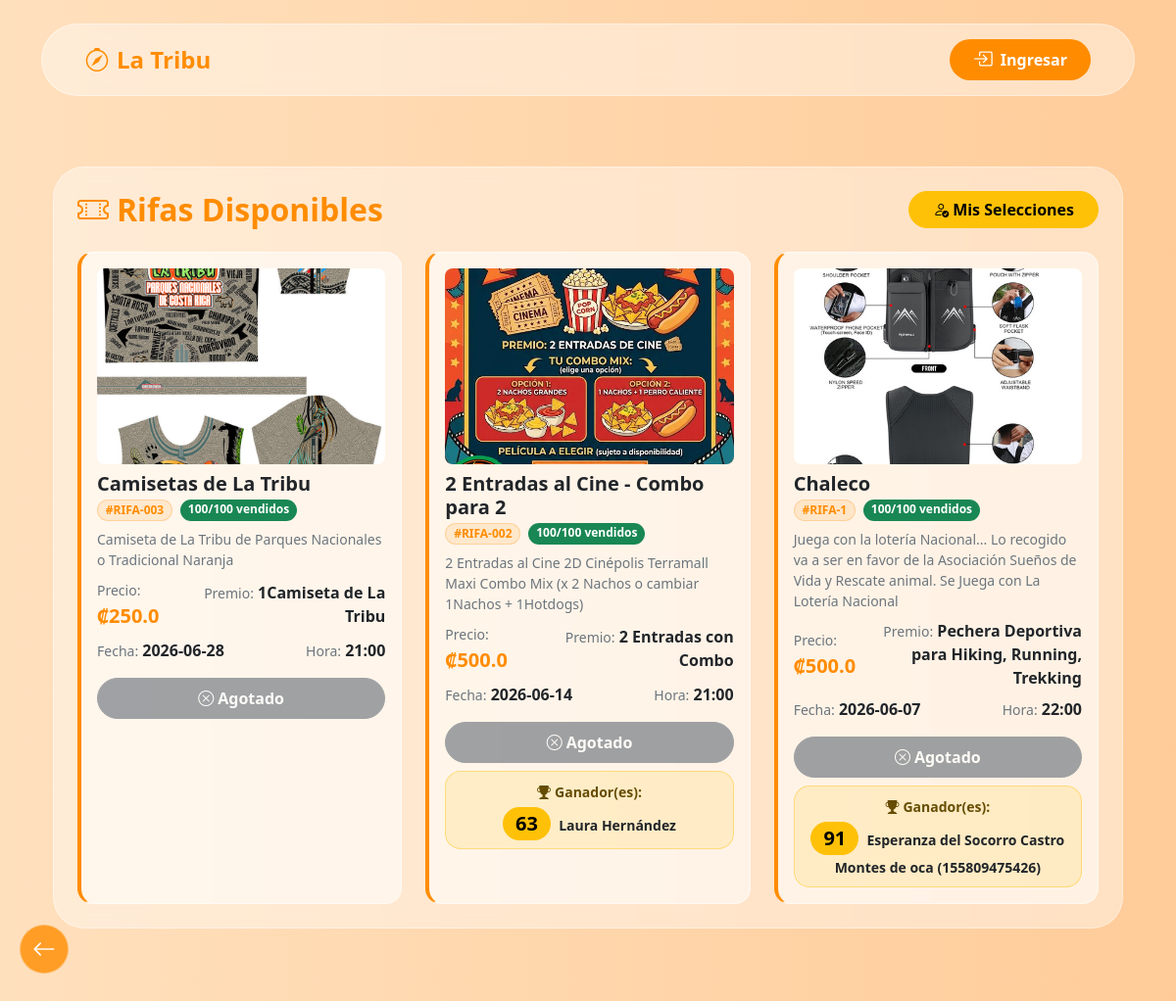
Before: /rifas with the older database file.
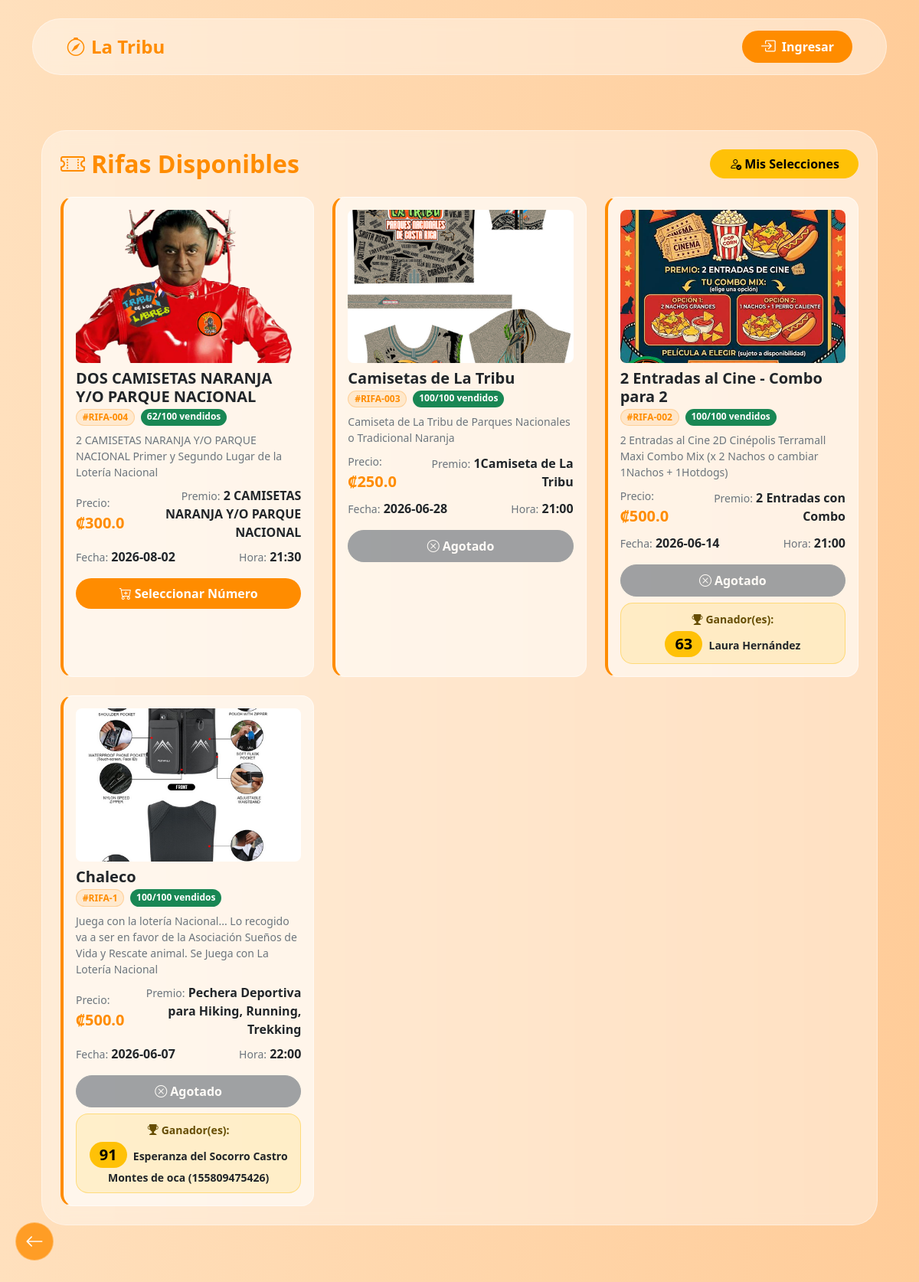
After: the same page with the newer database file.
### models_rifas.py (models this page shows)
class Raffle(db.Model):
    __tablename__ = 'raffle'
    id = db.Column(db.Integer, primary_key=True)
    raffle_number = db.Column(db.String(50), unique=True, nullable=False)
    name = db.Column(db.String(200), nullable=False)
    price = db.Column(db.Float, nullable=False)
    prize = db.Column(db.String(500), nullable=False)
    detail = db.Column(db.Text, nullable=False)
    raffle_date = db.Column(db.Date, nullable=False)
    raffle_time = db.Column(db.String(50))
    image_filename = db.Column(db.String(255), nullable=False)
    winning_numbers = db.Column(db.Text, default='[]')
    sinpe_name_default = db.Column(db.String(200))
    sinpe_phone_default = db.Column(db.String(50))
    created_at = db.Column(db.DateTime, default=datetime.utcnow)
    is_active = db.Column(db.Boolean, default=True)
    selections = db.relationship('RaffleSelection', backref='raffle', lazy=True, cascade='all, delete-orphan')

class RaffleSelection(db.Model):
    __tablename__ = 'raffle_selection'
    id = db.Column(db.Integer, primary_key=True)
    raffle_id = db.Column(db.Integer, db.ForeignKey('raffle.id'), nullable=False)
    number = db.Column(db.String(5), nullable=False)
    customer_name = db.Column(db.String(200), nullable=False)
    customer_phone = db.Column(db.String(50), nullable=False)
    customer_cedula = db.Column(db.String(50))
    pin = db.Column(db.String(10), nullable=False)
    selection_password = db.Column(db.String(100), nullable=False, default='', server_default='')
    created_at = db.Column(db.DateTime, default=datetime.utcnow)
    is_canceled = db.Column(db.Boolean, default=False)
    is_paid = db.Column(db.Boolean, default=False)
    payment_method = db.Column(db.String(50), default='No especificado')
    sinpe_name = db.Column(db.String(200))
    sinpe_phone = db.Column(db.String(50))
    __table_args__ = (db.UniqueConstraint('raffle_id', 'number', name='_raffle_number_uc'),)

### routes/rifas_public.py (the view)
@bp.route('/rifas')
def list_rifas():
    all_rifas = Raffle.query.all()
    stats_meta = stats_recaudado = 0
    for r in all_rifas:
        stats_meta += 100 * r.price
        vendidos = RaffleSelection.query.filter_by(raffle_id=r.id, is_canceled=False).count()
        stats_recaudado += vendidos * r.price
    stats = {
        'total_rifas': len(all_rifas),
        'activas':     sum(1 for r in all_rifas if r.is_active),
        'cerradas':    sum(1 for r in all_rifas if not r.is_active),
        'meta':        stats_meta,
        'recaudado':   stats_recaudado,
        'pendiente':   stats_meta - stats_recaudado,
        'porcentaje':  round(stats_recaudado / stats_meta * 100, 1) if stats_meta > 0 else 0,
    }
    rifas = Raffle.query.filter_by(is_active=True).order_by(Raffle.raffle_date.desc()).all()
    raffle_data = []
    for r in rifas:
        total_sold = RaffleSelection.query.filter_by(raffle_id=r.id, is_canceled=False).count()
        try:
            winners = json.loads(r.winning_numbers) if r.winning_numbers else []
        except Exception:
            winners = []
        winners_info = []
        for num in winners:
            sel = RaffleSelection.query.filter_by(raffle_id=r.id, number=num, is_canceled=False).first()
            winners_info.append({'number': num, 'name': sel.customer_name if sel else 'Sin asignar'})
        raffle_data.append({
            'id': r.id, 'raffle_number': r.raffle_number, 'name': r.name,
            'price': r.price, 'prize': r.prize, 'detail': r.detail,
            'raffle_date': r.raffle_date.strftime('%Y-%m-%d') if r.raffle_date else '',
            'raffle_time': r.raffle_time, 'image_filename': r.image_filename,
            'winning_numbers': winners, 'winners_info': winners_info,
            'total_sold': total_sold, 'total_available': 100 - total_sold
        })
    return render_template('rifas.html', rifas=raffle_data, stats=stats)

### routes/__init__.py (called while the page is built)
@bp.before_request
def ensure_session_avatar():
    if 'user_id' in session:
        if 'avatar' not in session or 'email' not in session:
            user = User.query.get(session['user_id'])
            if user:
                if 'avatar' not in session:
                    session['avatar'] = user.avatar or ''
                if 'email' not in session:
                    session['email'] = user.email or ''

### templates/rifas.html (shortened to what this page needs)
{% extends "base.html" %}
{% block content %}
<div class="container mt-4">
    <div class="glass-panel rounded-5 p-4">
        <div class="d-flex align-items-center justify-content-between mb-4 flex-wrap gap-2">
            <h2 class="fw-bold text-orange mb-0"><i class="bi bi-ticket-perforated me-2"></i>Rifas Disponibles</h2>
            <div class="d-flex gap-2 flex-wrap">
                <a href="/rifas/mis-selecciones" class="btn btn-warning-orange rounded-pill px-4">
                    <i class="bi bi-person-check me-1"></i>Mis Selecciones
                </a>
            </div>
        </div>
        {% if not rifas %}
        <div class="text-center text-muted py-5">
            <i class="bi bi-inbox fs-1 d-block mb-2"></i>No hay rifas disponibles en este momento.
        </div>
        {% else %}
        <div class="row g-4">
            {% for rifa in rifas %}
            <div class="col-12 col-md-6 col-lg-4">
                <div class="rounded-4 h-100 overflow-hidden" style="background: rgba(255,255,255,0.55); border-left: 4px solid #ff8c00; border-top: 1px solid rgba(255,255,255,0.7); border-right: 1px solid rgba(255,255,255,0.5); border-bottom: 1px solid rgba(255,255,255,0.5); cursor: pointer;" onclick="window.location='{{ url_for('main.rifa_detalle', raffle_id=rifa.id) }}'">
                    <div class="p-3">
                        <img src="{{ url_for('static', filename='uploads/rifas/' + rifa.image_filename) }}"
                             class="rounded-3 w-100 mb-2" style="max-height: 200px; object-fit: cover;"
                             alt="{{ rifa.name }}">
                        <h5 class="fw-bold mb-1">{{ rifa.name }}</h5>
                        <div class="d-flex gap-2 mb-2">
                            <span class="badge rounded-pill" style="background: #ff8c0020; color: #ff8c00; border: 1px solid #ff8c0040;">
                                #{{ rifa.raffle_number }}
                            </span>
                            <span class="badge bg-success rounded-pill">
                                {{ rifa.total_sold }}/100 vendidos
                            </span>
                        </div>
                        <p class="text-secondary small mb-2">{{ rifa.detail }}</p>
                        <div class="d-flex justify-content-between align-items-center mb-2">
                            <div>
                                <small class="text-secondary">Precio:</small>
                                <span class="fw-bold text-orange fs-5">₡{{ rifa.price }}</span>
                            </div>
                            <div class="text-end">
                                <small class="text-secondary">Premio:</small>
                                <span class="fw-bold text-dark">{{ rifa.prize }}</span>
                            </div>
                        </div>
                        <div class="d-flex justify-content-between align-items-center mb-3">
                            <div>
                                <small class="text-secondary">Fecha:</small>
                                <span class="fw-bold">{{ rifa.raffle_date }}</span>
                            </div>
                            {% if rifa.raffle_time %}
                            <div class="text-end">
                                <small class="text-secondary">Hora:</small>
                                <span class="fw-bold">{{ rifa.raffle_time }}</span>
                            </div>
                            {% endif %}
                        </div>
                        {% if rifa.total_available > 0 %}
                        <a href="{{ url_for('main.rifa_detalle', raffle_id=rifa.id) }}"
                           class="btn btn-orange w-100 rounded-pill py-2 fw-bold">
                            <i class="bi bi-cart-plus me-1"></i>Seleccionar Número
                        </a>
                        {% else %}
                        <button class="btn btn-secondary w-100 rounded-pill py-2 fw-bold" disabled>
                            <i class="bi bi-x-circle me-1"></i>Agotado
                        </button>
                        {% endif %}
                        {% if rifa.winners_info %}
                        <div class="mt-2 p-2 rounded-4 text-center" style="background:rgba(255,193,7,0.15);border:1px solid rgba(255,193,7,0.4);">
                            <small class="fw-bold text-warning-emphasis"><i class="bi bi-trophy-fill me-1"></i>Ganador(es):</small>
                            {% for w in rifa.winners_info %}
                            <div class="mt-1">
                                <span class="badge rounded-pill fw-bold fs-5" style="background:#ffc107;color:#000;">{{ w.number }}</span>
                                <span class="fw-bold small ms-1">{{ w.name }}</span>
                            </div>
                            {% endfor %}
                        </div>
                        {% endif %}
                    </div>
                </div>
            </div>
            {% endfor %}
        </div>
        {% endif %}
    </div>
</div>
{% endblock %}

### templates/base.html (shortened to what this page needs)
<!DOCTYPE html>
<html lang="es" data-theme="light">
<head>
    <link rel="stylesheet" href="{{ url_for('static', filename='css/bootstrap.css') }}?v=2">
    <link rel="stylesheet" href="{{ url_for('static', filename='css/bootstrap-icons.css') }}?v=2">
    <link rel="stylesheet" href="{{ url_for('static', filename='css/global.css') }}?v=2">
    <link rel="stylesheet" href="{{ url_for('static', filename='css/main.css') }}?v=2">
    <link rel="stylesheet" href="{{ url_for('static', filename='css/base.css') }}?v=2">
</head>
<body>
    <div class="container mt-4">
        <nav class="navbar navbar-expand-lg d-none d-md-flex custom-navbar glass-panel rounded-pill">
            <div class="container-fluid">
                <a class="navbar-brand text-orange fw-bold fs-4 d-flex align-items-center gap-2" href="/">
                    <i class="bi bi-compass"></i> La Tribu
                </a>
                <div class="ms-auto d-flex align-items-center gap-3">
                    {% if session.get('user_id') %}
                        {% set nav_avatar = session.get('avatar') or '' %}
                        <a href="{{ url_for('main.profile') }}" class="d-flex align-items-center text-decoration-none" title="Mi Perfil">
                            <div class="rounded-circle overflow-hidden border border-2 border-white shadow-sm d-flex align-items-center justify-content-center bg-orange" style="width:42px;height:42px;flex-shrink:0;">
                                {% if nav_avatar and nav_avatar != 'default.png' %}
                                    <img src="{{ url_for('static', filename=nav_avatar) }}" alt="Avatar" style="width:100%;height:100%;object-fit:cover;">
                                {% else %}
                                    <i class="bi bi-person-fill text-white fs-5"></i>
                                {% endif %}
                            </div>
                        </a>
                    {% else %}
                        <button class="btn btn-orange rounded-pill px-4 shadow-sm fw-bold d-flex align-items-center" data-bs-toggle="modal" data-bs-target="#loginModal">
                            <i class="bi bi-box-arrow-in-right me-2 fs-5"></i> Ingresar
                        </button>
                    {% endif %}
                </div>
            </div>
        </nav>
    </div>
    <main class="container mt-2 mt-md-5 mb-5 pb-5 content-wrapper">
        {% block content %}
        {% endblock %}
    </main>
    {% if request.path != '/' %}
    <button id="btnBack" class="btn-global-back" onclick="if(document.referrer.includes(window.location.host) && window.history.length > 1) { window.history.back(); } else { window.location.href='/'; }" title="Volver Atrás">
        <i class="bi bi-arrow-left fs-4"></i>
    </button>
    {% endif %}
{% include 'partials/base_scripts.html' %}

### templates/partials/base_scripts.html (shortened to what this page needs)
</body>
</html>

### static/css/global.css (style rules this page uses)
:root { --bg-dark: #1e1e1e; --bg-darker: #121212; --text-light: #f1f1f1; --primary-orange: #ff8c00; --primary-hover: #e07b00; --nav-mobile-height: 65px; }
.text-orange { color: var(--primary-orange) !important; }
a { color: var(--primary-orange); text-decoration: none; }
.custom-navbar { background-color: var(--bg-dark); border-bottom: 2px solid var(--primary-orange); }
.btn-warning-orange { background-color: #ffc107; border-color: #ffc107; color: #000 !important; font-weight: 600; }
.btn-global-back { position: fixed; bottom: calc(var(--nav-mobile-height) + 20px); left: 20px; width: 50px; height: 50px; border-radius: 50%; background-color: var(--primary-orange); color: white; border: none; box-shadow: 0 4px 6px rgba(0,0,0,0.3); z-index: 1020; display: flex; justify-content: center; align-items: center; cursor: pointer; }

### static/css/base.css (style rules this page uses)
body { background: linear-gradient(to right, #ffe0bd 0%, #ffcc99 100%); background-attachment: fixed; min-height: 100vh; display: flex; flex-direction: column; }
.glass-panel { background: rgba(255, 255, 255, 0.4); backdrop-filter: blur(10px); -webkit-backdrop-filter: blur(10px); border: 1px solid rgba(255, 255, 255, 0.4); box-shadow: 0 8px 32px 0 rgba(31, 38, 135, 0.05); }
.btn-orange { background-color: var(--primary-orange, #ff8c00); color: #fff; border: none; transition: all 0.3s ease; }
.custom-navbar { padding: 0.8rem 2rem; z-index: 1040; }
.btn-global-back { position: fixed; bottom: calc(var(--nav-mobile-height, 70px) - 15px); left: 20px; width: 50px; height: 50px; border-radius: 50%; background: rgba(255, 140, 0, 0.8); backdrop-filter: blur(5px); color: white; border: 1px solid rgba(255, 255, 255, 0.3); box-shadow: 0 4px 15px rgba(255, 140, 0, 0.4); z-index: 1045; display: flex; justify-content: center; align-items: center; cursor: pointer; transition: all 0.3s ease; }
*, *::before, *::after { box-shadow: none !important; text-shadow: none !important; }

### templates/partials/base_styles.html (style rules this page uses)
*, *::before, *::after { box-shadow: none !important; text-shadow: none !important; }
.shadow, .shadow-sm, .shadow-lg, .shadow-none, [class*="shadow"] { box-shadow: none !important; }

Changed rows visible on the page:
added Raffle: image_filename (picture), name "DOS CAMISETAS NARANJA Y/O PARQUE NACIONAL", raffle_number "RIFA-004", total_sold "62", detail "2 CAMISETAS NARANJA Y/O PARQUE NACIONAL Primer y Segundo Lugar de la Lotería Nacional", price "300.0", prize "2 CAMISETAS NARANJA Y/O PARQUE NACIONAL", raffle_date "2026-08-02", raffle_time "21:30"
